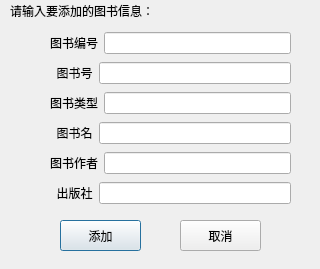
<?xml version="1.0" encoding="UTF-8"?>
<ui version="4.0">
 <class>BookAdd</class>
 <widget class="QDialog" name="BookAdd">
  <property name="geometry">
   <rect>
    <x>0</x>
    <y>0</y>
    <width>320</width>
    <height>269</height>
   </rect>
  </property>
  <property name="windowTitle">
   <string>Dialog</string>
  </property>
  <widget class="QLabel" name="label_7">
   <property name="geometry">
    <rect>
     <x>10</x>
     <y>0</y>
     <width>201</width>
     <height>21</height>
    </rect>
   </property>
   <property name="styleSheet">
    <string notr="true">font: 75 12pt &quot;Agency FB&quot;;</string>
   </property>
   <property name="text">
    <string>请输入要添加的图书信息：</string>
   </property>
  </widget>
  <widget class="QPushButton" name="pushButton">
   <property name="geometry">
    <rect>
     <x>60</x>
     <y>220</y>
     <width>81</width>
     <height>31</height>
    </rect>
   </property>
   <property name="text">
    <string>添加</string>
   </property>
  </widget>
  <widget class="QPushButton" name="pushButton_2">
   <property name="geometry">
    <rect>
     <x>180</x>
     <y>220</y>
     <width>81</width>
     <height>31</height>
    </rect>
   </property>
   <property name="text">
    <string>取消</string>
   </property>
  </widget>
  <widget class="QWidget" name="">
   <property name="geometry">
    <rect>
     <x>50</x>
     <y>30</y>
     <width>241</width>
     <height>181</height>
    </rect>
   </property>
   <layout class="QVBoxLayout" name="verticalLayout">
    <item>
     <layout class="QHBoxLayout" name="horizontalLayout">
      <item>
       <widget class="QLabel" name="label">
        <property name="text">
         <string>图书编号</string>
        </property>
       </widget>
      </item>
      <item>
       <widget class="QLineEdit" name="lineEdit"/>
      </item>
     </layout>
    </item>
    <item>
     <layout class="QHBoxLayout" name="horizontalLayout_2">
      <item>
       <widget class="QLabel" name="label_2">
        <property name="text">
         <string>  图书号</string>
        </property>
       </widget>
      </item>
      <item>
       <widget class="QLineEdit" name="lineEdit_2"/>
      </item>
     </layout>
    </item>
    <item>
     <layout class="QHBoxLayout" name="horizontalLayout_3">
      <item>
       <widget class="QLabel" name="label_3">
        <property name="text">
         <string>图书类型</string>
        </property>
       </widget>
      </item>
      <item>
       <widget class="QLineEdit" name="lineEdit_3"/>
      </item>
     </layout>
    </item>
    <item>
     <layout class="QHBoxLayout" name="horizontalLayout_4">
      <item>
       <widget class="QLabel" name="label_4">
        <property name="text">
         <string>  图书名</string>
        </property>
       </widget>
      </item>
      <item>
       <widget class="QLineEdit" name="lineEdit_4"/>
      </item>
     </layout>
    </item>
    <item>
     <layout class="QHBoxLayout" name="horizontalLayout_5">
      <item>
       <widget class="QLabel" name="label_5">
        <property name="text">
         <string>图书作者</string>
        </property>
       </widget>
      </item>
      <item>
       <widget class="QLineEdit" name="lineEdit_5"/>
      </item>
     </layout>
    </item>
    <item>
     <layout class="QHBoxLayout" name="horizontalLayout_6">
      <item>
       <widget class="QLabel" name="label_6">
        <property name="text">
         <string>  出版社</string>
        </property>
       </widget>
      </item>
      <item>
       <widget class="QLineEdit" name="lineEdit_6"/>
      </item>
     </layout>
    </item>
   </layout>
  </widget>
 </widget>
 <resources/>
 <connections/>
</ui>
